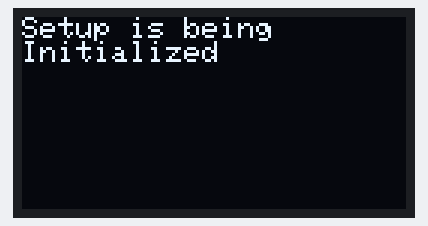
The sketch below on a simulated Arduino Uno, built with avr-gcc and run on an emulated ATmega328P. On the bench: 128×64 one-colour display. No radio packets arrive unless stated.

Above: at 0.1 s.
At 1.2 s:
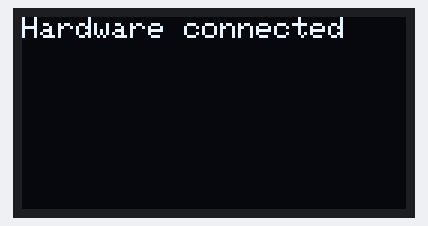
At 2.2 s:
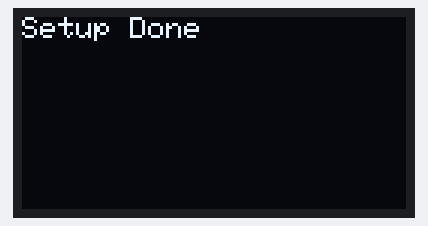
At 38.0 s:
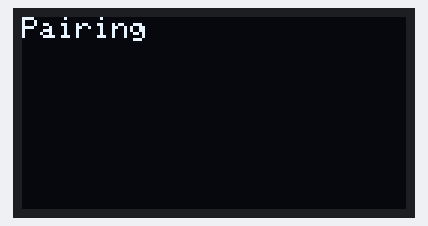

The sketch:

Transmitter_1.ino
```cpp
//Header Section
  #include <nRF24L01.h>
  #include <RF24.h>
  #include <Adafruit_SSD1306.h>

// Define Section
  #define OLED_RESET 4
  #define CE_PIN 9
  #define CSN_PIN 10


  struct signal{
    byte throttle;
    byte pitch;
    byte roll;
    byte yaw;
    byte arm;
    byte lit;
  }data;


Adafruit_SSD1306 display(OLED_RESET);

  RF24 radio(CE_PIN,CSN_PIN);

  const byte address[6]= "0007";

  bool status=true;


//Fuction section

void Setup_display() {
  display.begin(SSD1306_SWITCHCAPVCC, 0x3C);
  display.clearDisplay();
  display.setTextSize(1);
  display.setTextColor(WHITE);
}

void display_items(int x,int y,char string[]){
  display.setCursor(x,y);
  display.println(string);
  display.display();
  display.clearDisplay();
  delay(1000);
  display.display();
}

void Setup_Radio() {
//initial radio setup
  if(!radio.begin()){
    display_items(0,0,"Hardware not connected");
  }
  else {
    display_items(0,0,"Hardware connected");
  }
  radio.openReadingPipe(1, address);
  radio.startListening();
  radio.setAutoAck(false);
  radio.setCRCLength(RF24_CRC_8);
  radio.setDataRate(RF24_250KBPS);
  radio.setPALevel(RF24_PA_MAX);
  radio.setChannel(108);

}

void radio_status() {

while(status) {
if (radio.available()) {
    byte check=100;;
  radio.read(&check,sizeof(check));
  if(check==007){
   display_items(0,0,"Paired successfully");
  status = false;
  delay(1000);
  }
} else {
  display_items(0,0,"Pairing");
    }
  }
}
// SETUP part
void setup()
{
  Setup_display();

  display_items(0,0,"Setup is being       Initialized");

  Setup_Radio();

  display_items(0,0,"Setup Done");

  radio_status();

}

//LOOP part
void loop()
{

}
```

Measured:
- what the display in image 1 shows lasts 1.0 s, from 1.1 s to 2.1 s
